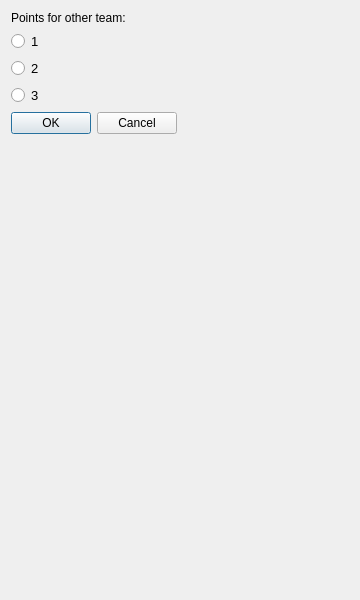
<?xml version="1.0" encoding="UTF-8"?>
<ui version="4.0">
 <class>oth_points_menu</class>
 <widget class="QDialog" name="oth_points_menu">
  <property name="geometry">
   <rect>
    <x>0</x>
    <y>0</y>
    <width>360</width>
    <height>600</height>
   </rect>
  </property>
  <property name="sizePolicy">
   <sizepolicy hsizetype="Fixed" vsizetype="Fixed">
    <horstretch>0</horstretch>
    <verstretch>0</verstretch>
   </sizepolicy>
  </property>
  <property name="windowTitle">
   <string>Dialog</string>
  </property>
  <layout class="QFormLayout" name="formLayout">
   <item row="0" column="0">
    <widget class="QLabel" name="label_title">
     <property name="text">
      <string>Points for other team:</string>
     </property>
    </widget>
   </item>
   <item row="1" column="0">
    <widget class="QRadioButton" name="rb_1">
     <property name="font">
      <font>
       <pointsize>10</pointsize>
      </font>
     </property>
     <property name="text">
      <string notr="true">1</string>
     </property>
    </widget>
   </item>
   <item row="2" column="0">
    <widget class="QRadioButton" name="rb_2">
     <property name="font">
      <font>
       <pointsize>10</pointsize>
      </font>
     </property>
     <property name="text">
      <string notr="true">2</string>
     </property>
    </widget>
   </item>
   <item row="3" column="0">
    <widget class="QRadioButton" name="rb_3">
     <property name="font">
      <font>
       <pointsize>10</pointsize>
      </font>
     </property>
     <property name="text">
      <string notr="true">3</string>
     </property>
    </widget>
   </item>
   <item row="4" column="0">
    <widget class="QDialogButtonBox" name="buttonBox">
     <property name="orientation">
      <enum>Qt::Horizontal</enum>
     </property>
     <property name="standardButtons">
      <set>QDialogButtonBox::Cancel|QDialogButtonBox::Ok</set>
     </property>
    </widget>
   </item>
  </layout>
 </widget>
 <resources/>
 <connections>
  <connection>
   <sender>buttonBox</sender>
   <signal>accepted()</signal>
   <receiver>oth_points_menu</receiver>
   <slot>accept()</slot>
   <hints>
    <hint type="sourcelabel">
     <x>248</x>
     <y>254</y>
    </hint>
    <hint type="destinationlabel">
     <x>157</x>
     <y>274</y>
    </hint>
   </hints>
  </connection>
  <connection>
   <sender>buttonBox</sender>
   <signal>rejected()</signal>
   <receiver>oth_points_menu</receiver>
   <slot>reject()</slot>
   <hints>
    <hint type="sourcelabel">
     <x>316</x>
     <y>260</y>
    </hint>
    <hint type="destinationlabel">
     <x>286</x>
     <y>274</y>
    </hint>
   </hints>
  </connection>
 </connections>
</ui>
